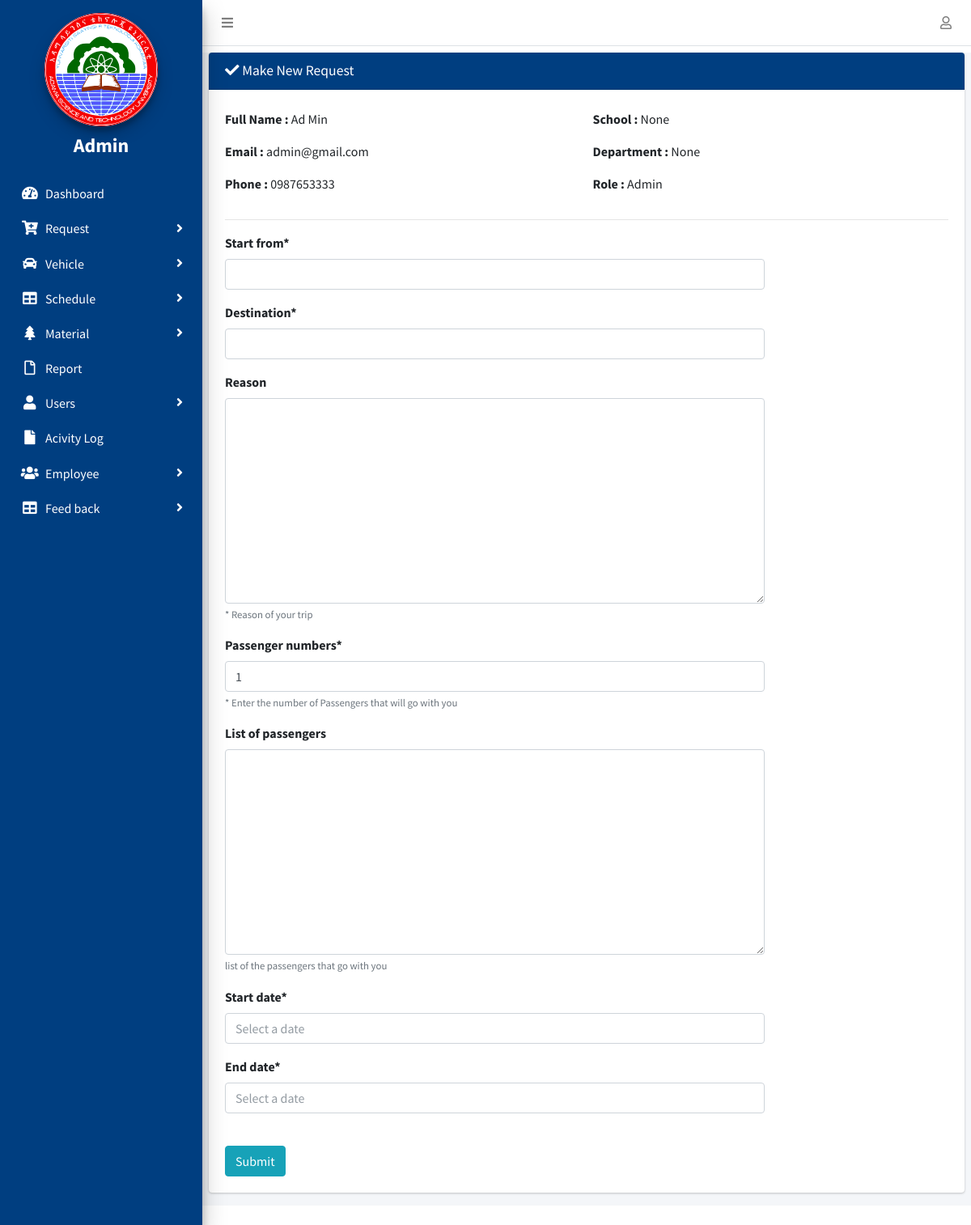
The app's page /request/make (signed in) with its own data.
### Trequest/models.py (models this page shows, shortened)
class MyUser(AbstractUser):
    first_name = models.CharField(null=True,max_length=100)
    last_name = models.CharField(null=True,max_length=100)
    email = models.EmailField(null=True,unique=True)
    ROLE = (
        ('Passenger', 'Passenger'),
        ('TSHO', 'TSHO'),
        ('Mechanic', 'Mechanic'),
        ('Driver', 'Driver'),
        ('StoreManager', 'Store Manager'),
        ('SchoolDean', 'School Dean'),
        ('DepartmentHead', 'Department Head'),
        ('VicePresident', 'Vice President'),
        ('Admin','Admin')
    )
    phone_regex = RegexValidator(
        regex=r'^(09|\+2519)\d{8}$',
        message='Phone number must be entered in the format : 0987654321 or +251987654321 up to 15 digits allowed'
    )
    phone = models.CharField(validators=[phone_regex], max_length=15,unique=True)
    school = models.ForeignKey(School, on_delete=models.SET_NULL, blank=True, null=True)
    department = models.ForeignKey(Department, on_delete=models.SET_NULL, blank=True, null=True)
    role = models.CharField(max_length=200, choices=ROLE)
    date_registered = models.DateField(auto_now_add=True,null=True)
    class Meta:
        ordering = ['-id']

### Trequest/decorators.py (the view)
        def wrapper_func(request,*args,**kwargs):
            myrole = None
            if request.user.role:
                myrole=request.user.role
            if myrole in allowed_roles:
                return view_func(request,*args,**kwargs)
            else:
                return HttpResponse('you are not allowed to this page')

### Trequest/forms.py
class MakeRequestForm(forms.ModelForm):
    class Meta:
        model = TransportRequest
        exclude = ('passenger',)
        widgets = {
            'start_date': forms.DateInput(format=('%m/%d/%Y'),
                                          attrs={'class': 'date', 'placeholder': 'Select a date',}),
            'end_date': forms.DateInput(format=('%m/%d/%Y'),
                                        attrs={'class': 'date', 'placeholder': 'Select a date',}),
            'status': forms.TextInput(attrs={'type': 'hidden'}),
            'status2': forms.TextInput(attrs={'type': 'hidden'}),
            'status3': forms.TextInput(attrs={'type': 'hidden'}),
            'is_expired': forms.TextInput(attrs={'type': 'hidden'}),
        }
        help_texts = {
            'passenger_numbers': "* Enter the number of Passengers that will go with you",
            'reason': "* Reason of your trip",
            'list_of_passengers': 'list of the passengers that go with you'
        }

### Trequest/templates/Trequest/make_request.html (shortened to what this page needs)
{% extends 'Trequest/base.html' %}
{% load static%}
{% block content %}
{% load crispy_forms_tags %}
<div class="content-wrapper mt-2">
    <section class="content">
      <div class="row">
        <div class="col-md-12 ">
          <div class="card">
            <div class="card-header mb-1" style="background:#003e80;color:#fff">
                <h3 class="card-title"><i class="fa  fa-check"></i> Make New Request</h3>
          </div>
           <div class="card-body">
            <div class="row">
              <div class="col-md-6">
               <p> <b>Full Name :</b> {{user.get_full_name}}</p>
                <p> <b>Email :</b> {{user.email}}</p>
                 <p> <b>Phone :</b> {{user.phone}}</p>
              </div>
              <div class="col-md-6">
                <p> <b>School :</b> {{user.school}}</p>
                <p> <b>Department :</b> {{user.department}}</p>
                 <p> <b>Role :</b> {{user.role}}</p>
              </div>
            </div>
            <hr>
            <div class="row">
              <div class=" col-md-9">
                <form class="" action="" method="POST">
                    {{form|crispy}}<br>
                    <button class="our-btn btn btn-info " type="Submit">Submit</button>
                </form>
             </div>
            </div>
          </div>
          </div>
        </div>
      </div>
    </section>
  </div>
  <link rel="stylesheet" type="text/css" href="https://cdnjs.cloudflare.com/ajax/libs/bootstrap-datepicker/1.9.0/css/bootstrap-datepicker.css">
{% endblock content %}

### Trequest/templates/Trequest/base.html (shortened to what this page needs)
{% load static %}
<!DOCTYPE html>
<html>
  <head>
    <link rel="stylesheet" href="{% static 'css/style.css' %}" />
    <link
      rel="stylesheet"
      href="{% static 'plugins/fontawesome-free/css/all.min.css' %}"
    />
    <link
      rel="stylesheet"
      href=" https://code.ionicframework.com/ionicons/2.0.1/css/ionicons.min.css"
    />
    <link
      rel="stylesheet"
      href="{% static 'plugins/tempusdominus-bootstrap-4/css/tempusdominus-bootstrap-4.min.css' %}"
    />
    <link
      rel="stylesheet"
      href="{% static 'plugins/icheck-bootstrap/icheck-bootstrap.min.css' %}"
    />
    <link
      rel="stylesheet"
      href="{% static 'plugins/jqvmap/jqvmap.min.css' %}"
    />
    <link rel="stylesheet" href="{% static 'dist/css/adminlte.min.css' %}" />
    <link
      rel="stylesheet"
      href="{% static 'plugins/overlayScrollbars/css/OverlayScrollbars.min.css' %}"
    />
    <link
      rel="stylesheet"
      href="{% static 'plugins/daterangepicker/daterangepicker.css' %}"
    />
    <link
      rel="stylesheet"
      href="{% static 'plugins/summernote/summernote-bs4.css' %}"
    />
    <link
      rel="stylesheet"
      href="{% static 'plugins/datatables-bs4/css/dataTables.bootstrap4.css' %}"
    />
  </head>
  <body class="hold-transition sidebar-mini layout-fixed">
    <div class="wrapper">
      <nav class="main-header navbar navbar-expand navbar-white navbar-light">
        <ul class="navbar-nav">
          <li class="nav-item">
            <a class="nav-link" data-widget="pushmenu" href="#"
              ><i class="fas fa-bars"></i
            ></a>
          </li>
        </ul>
        <ul class="navbar-nav ml-auto">
          <li class="nav-item dropdown">
            <a class="nav-link" data-toggle="dropdown" href="#"
              ><i class="far fa-user"></i
            ></a>
          </li>
        </ul>
      </nav>
      <aside class="main-sidebar elevation-4" style="background: #003e80; color: white">
        <div class="sidebar" style="color: white">
          <div class="user-panel mt-3 pb-3 mb-3s">
            <a href="{% url 'index' %}">
              <div style="text-align: center">
                <img
                  src="{% static 'dist/img/astu_logo.svg' %}"
                  alt="Astu Logo"
                  style="width: 60%; height: auto; background: white"
                  class="brand-image img-circle elevation-3"
                />
                <h5 style="margin-top: 10px; color: white; font-size: 2vw">
                  <strong>{{request.user.role}}</strong>
                </h5>
              </div>
            </a>
          </div>
          <nav>
            <ul
              class="nav nav-pills nav-sidebar flex-column"
              data-widget="treeview"
              role="menu"
              data-accordion="false"
            >
              <li class="nav-item has-treeview menu-open">
                <a href="{% url 'index' %}" class="list nav-link">
                  <i class="side nav-icon fas fa-tachometer-alt"></i>
                  <p style="color: white">Dashboard</p>
                </a>
              </li>
              {% if request.user.role != 'TSHO' and request.user.role != 'VicePresident'  and request.user.role != 'StoreManager' and request.user.role != 'Mechanic' %}
              <li class="nav-item has-treeview">
                <a href="#" class="list nav-link">
                  <i class="side nav-icon fa fa-cart-plus"></i>
                  <p style="color: white">
                    Request
                    <i class="fas fa-angle-right right"></i>
                  </p>
                </a>
              </li>
              {% endif %}
              {% if request.user.role == 'TSHO' or request.user.role == 'Admin' %}
              <li class="nav-item has-treeview">
                <a href="#" class="list nav-link">
                  <i class="side nav-icon fas fa-car"></i>
                  <p style="color: white">
                    Vehicle
                    <i class="right fas fa-angle-right"></i>
                  </p>
                </a>
              </li>
              <li class="nav-item has-treeview">
                <a href="#" class="list nav-link">
                  <i class="side nav-icon fas fa-table"></i>
                  <p style="color: white">
                    Schedule
                    <i class="fas fa-angle-right right"></i>
                  </p>
                </a>
              </li>
          {% endif %}
              {% if request.user.role == 'StoreManager' or request.user.role == 'Admin' or request.user.role == 'Mechanic' %}
              <li class="nav-item has-treeview">
                <a href="#" class="list nav-link">
                  <i class="side nav-icon fas fa-tree"></i>
                  <p style="color: white">
                    Material
                    <i class="fas fa-angle-right right"></i>
                  </p>
                </a>
              </li>
              {% endif %}
              {% if request.user.role == 'TSHO' or request.user.role == 'Admin' %}
              <li class="nav-item has-treeview">
                <a href="{% url 'report' %}" class="list nav-link">
                  <i class="side nav-icon far fa-file"></i>
                  <p style="color: white">Report</p>
                </a>
              </li>
              {% endif %}
              {% if request.user.role == 'Admin' %}
              <li class="nav-item has-treeview">
                <a href="#" class="list nav-link">
                  <i class="side nav-icon fas fa-user"></i>
                  <p style="color: white">
                    Users
                    <i class="fas fa-angle-right right"></i>
                  </p>
                </a>
                 </li>
                 {% endif %}
     {% if request.user.role == 'Admin' %}
            <li class="nav-item">
              <a href="{% url 'activity-log' %}" class="list nav-link">
                <i class="side nav-icon fas fa-file"></i>
                <p style="color: white">Acivity Log</p>
              </a>
            </li>
        {% endif %}
        {% if request.user.role != 'StoreManager' %}
              <li class="nav-item has-treeview">
                <a href="#" class="list nav-link">
                  <i class="side nav-icon fas fa-users"></i>
                  <p style="color: white">
                    Employee
                    <i class="fas fa-angle-right right"></i>
                  </p>
                </a>
              </li>
              {% endif %}
              <li class="nav-item has-treeview">
                <a href="#" class="list nav-link">
                  <i class="side nav-icon fas fa-table"></i>
                  <p style="color: white">
                    Feed back
                    <i class="fas fa-angle-right right"></i>
                  </p>
                </a>
                {% if request.user.role == 'StoreManager' %}
                     {% load alert %}
              {% endif %}
              </li>
            </ul>
          </nav>
        </div>
      </aside>
      {% block content %} {% endblock content %} {% include
    </div>
  </body>
</html>

### Trequest/templates/Trequest/base.html (style rules this page uses)
.side { color: white; }

### records on screen
MyUser: user.role "Admin", get_full_name "Ad Min", email "admin@gmail.com", phone "0987653333", school "None", department "None", role "Admin"
